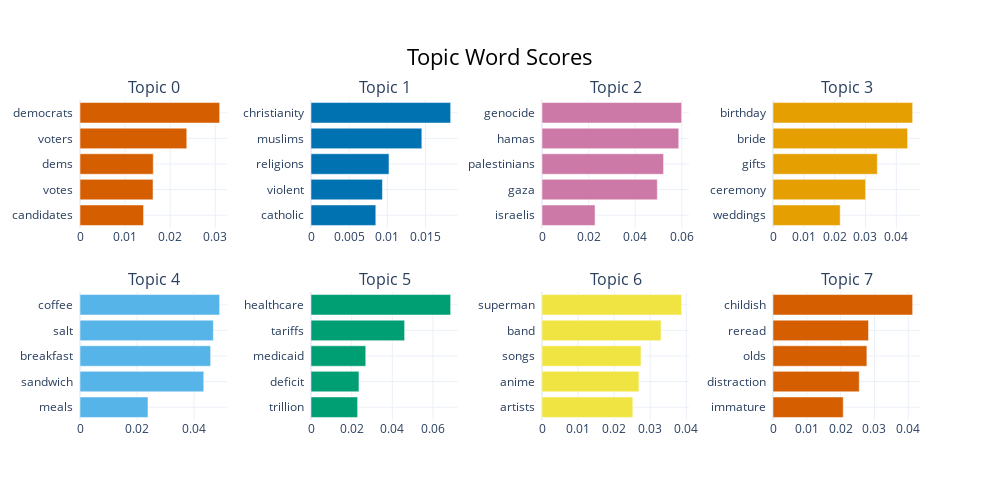

The cell this chart's notebook holds for it:
### Code cell
topic_model.visualize_barchart()

### Figure 1 — Plotly figure (JSON) as saved in the notebook; plotly's stock layout.template omitted (floating-point values rounded to 4 significant figures)
{"data": [{"marker": {"color": "#D55E00"}, "orientation": "h", "type": "bar", "x": [0.0141, 0.0162, 0.01625, 0.02369, 0.03098], "xaxis": "x", "y": ["candidates  ", "votes  ", "dems  ", "voters  ", "democrats  "], "yaxis": "y"}, {"marker": {"color": "#0072B2"}, "orientation": "h", "type": "bar", "x": [0.008491, 0.009361, 0.01022, 0.01452, 0.0183], "xaxis": "x2", "y": ["catholic  ", "violent  ", "religions  ", "muslims  ", "christianity  "], "yaxis": "y2"}, {"marker": {"color": "#CC79A7"}, "orientation": "h", "type": "bar", "x": [0.02276, 0.04947, 0.05215, 0.05867, 0.0599], "xaxis": "x3", "y": ["israelis  ", "gaza  ", "palestinians  ", "hamas  ", "genocide  "], "yaxis": "y3"}, {"marker": {"color": "#E69F00"}, "orientation": "h", "type": "bar", "x": [0.0218, 0.03005, 0.03384, 0.04367, 0.04531], "xaxis": "x4", "y": ["weddings  ", "ceremony  ", "gifts  ", "bride  ", "birthday  "], "yaxis": "y4"}, {"marker": {"color": "#56B4E9"}, "orientation": "h", "type": "bar", "x": [0.02385, 0.04341, 0.04583, 0.04678, 0.04899], "xaxis": "x5", "y": ["meals  ", "sandwich  ", "breakfast  ", "salt  ", "coffee  "], "yaxis": "y5"}, {"marker": {"color": "#009E73"}, "orientation": "h", "type": "bar", "x": [0.02294, 0.02359, 0.02693, 0.04606, 0.06871], "xaxis": "x6", "y": ["trillion  ", "deficit  ", "medicaid  ", "tariffs  ", "healthcare  "], "yaxis": "y6"}, {"marker": {"color": "#F0E442"}, "orientation": "h", "type": "bar", "x": [0.02517, 0.02687, 0.02744, 0.03299, 0.03872], "xaxis": "x7", "y": ["artists  ", "anime  ", "songs  ", "band  ", "superman  "], "yaxis": "y7"}, {"marker": {"color": "#D55E00"}, "orientation": "h", "type": "bar", "x": [0.02077, 0.0255, 0.02776, 0.02824, 0.04129], "xaxis": "x8", "y": ["immature  ", "distraction  ", "olds  ", "reread  ", "childish  "], "yaxis": "y8"}], "layout": {"annotations": [{"font": {"size": 16}, "showarrow": false, "text": "Topic 0", "x": 0.0875, "xanchor": "center", "xref": "paper", "y": 1, "yanchor": "bottom", "yref": "paper"}, {"font": {"size": 16}, "showarrow": false, "text": "Topic 1", "x": 0.3625, "xanchor": "center", "xref": "paper", "y": 1, "yanchor": "bottom", "yref": "paper"}, {"font": {"size": 16}, "showarrow": false, "text": "Topic 2", "x": 0.6375, "xanchor": "center", "xref": "paper", "y": 1, "yanchor": "bottom", "yref": "paper"}, {"font": {"size": 16}, "showarrow": false, "text": "Topic 3", "x": 0.9125, "xanchor": "center", "xref": "paper", "y": 1, "yanchor": "bottom", "yref": "paper"}, {"font": {"size": 16}, "showarrow": false, "text": "Topic 4", "x": 0.0875, "xanchor": "center", "xref": "paper", "y": 0.4, "yanchor": "bottom", "yref": "paper"}, {"font": {"size": 16}, "showarrow": false, "text": "Topic 5", "x": 0.3625, "xanchor": "center", "xref": "paper", "y": 0.4, "yanchor": "bottom", "yref": "paper"}, {"font": {"size": 16}, "showarrow": false, "text": "Topic 6", "x": 0.6375, "xanchor": "center", "xref": "paper", "y": 0.4, "yanchor": "bottom", "yref": "paper"}, {"font": {"size": 16}, "showarrow": false, "text": "Topic 7", "x": 0.9125, "xanchor": "center", "xref": "paper", "y": 0.4, "yanchor": "bottom", "yref": "paper"}], "height": 500, "hoverlabel": {"bgcolor": "white", "font": {"family": "Rockwell", "size": 16}}, "showlegend": false, "title": {"font": {"color": "Black", "size": 22}, "text": "Topic Word Scores", "x": 0.5, "xanchor": "center", "yanchor": "top"}, "width": 1000, "xaxis": {"anchor": "y", "domain": [0, 0.175], "showgrid": true}, "xaxis2": {"anchor": "y2", "domain": [0.275, 0.45], "showgrid": true}, "xaxis3": {"anchor": "y3", "domain": [0.55, 0.725], "showgrid": true}, "xaxis4": {"anchor": "y4", "domain": [0.825, 1], "showgrid": true}, "xaxis5": {"anchor": "y5", "domain": [0, 0.175], "showgrid": true}, "xaxis6": {"anchor": "y6", "domain": [0.275, 0.45], "showgrid": true}, "xaxis7": {"anchor": "y7", "domain": [0.55, 0.725], "showgrid": true}, "xaxis8": {"anchor": "y8", "domain": [0.825, 1], "showgrid": true}, "yaxis": {"anchor": "x", "domain": [0.6, 1], "showgrid": true}, "yaxis2": {"anchor": "x2", "domain": [0.6, 1], "showgrid": true}, "yaxis3": {"anchor": "x3", "domain": [0.6, 1], "showgrid": true}, "yaxis4": {"anchor": "x4", "domain": [0.6, 1], "showgrid": true}, "yaxis5": {"anchor": "x5", "domain": [0, 0.4], "showgrid": true}, "yaxis6": {"anchor": "x6", "domain": [0, 0.4], "showgrid": true}, "yaxis7": {"anchor": "x7", "domain": [0, 0.4], "showgrid": true}, "yaxis8": {"anchor": "x8", "domain": [0, 0.4], "showgrid": true}}}
